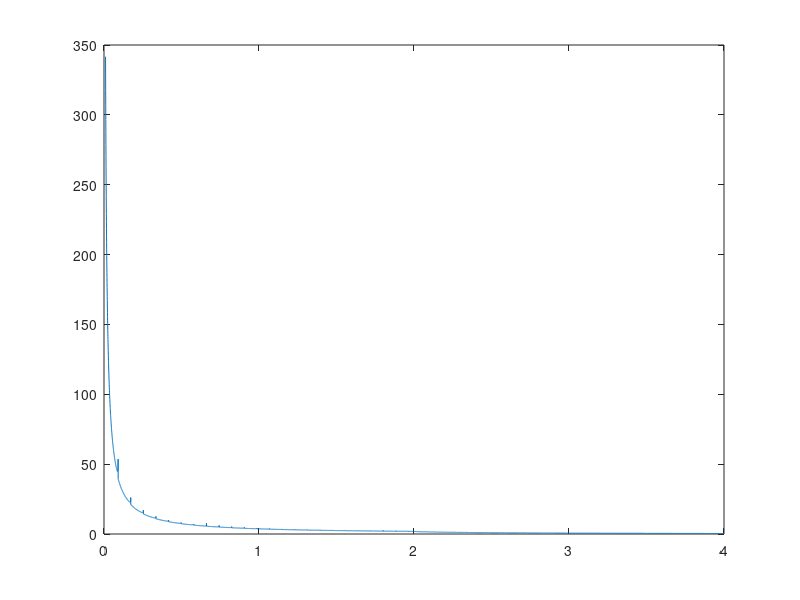

The MATLAB script that drew this image:
clear;

m = 1;
a = 2;
x = linspace(0,a - 0.0001,10000);
n = length(x);
f = @(x) sqrt((8*m)./(a.^4 - x.^4));
y = f(x);
t1 = integral(f,x(1),x(n));
t2 = trapz(x,y);
fprintf('MATLAB Integral Function: t = %f \nTrapezoid Method: t = %f',t1,t2);

f = @(x,y) sqrt((8*m)./(y.^4 - x.^4));
y = linspace(0.01,4,10000);
n = length(y);

t = [];

for i = y(1:n)
t = [t,trapz(x,f(x,i))];
end

plot(y,t,'-');

